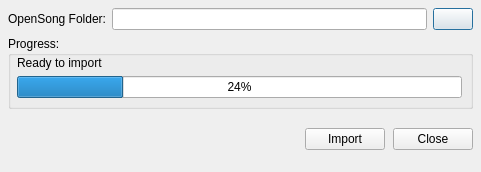
<?xml version="1.0" encoding="UTF-8"?>
<ui version="4.0">
 <class>OpenSongImportDialog</class>
 <widget class="QDialog" name="OpenSongImportDialog">
  <property name="geometry">
   <rect>
    <x>0</x>
    <y>0</y>
    <width>481</width>
    <height>172</height>
   </rect>
  </property>
  <property name="windowTitle">
   <string>OpenSong Song Importer</string>
  </property>
  <property name="windowIcon">
   <iconset>
    <normaloff>:/icon/openlp.org-icon-32.bmp</normaloff>:/icon/openlp.org-icon-32.bmp</iconset>
  </property>
  <layout class="QVBoxLayout" name="verticalLayout">
   <property name="spacing">
    <number>6</number>
   </property>
   <property name="margin">
    <number>8</number>
   </property>
   <item>
    <widget class="QWidget" name="ImportFileWidget" native="true">
     <property name="sizePolicy">
      <sizepolicy hsizetype="Preferred" vsizetype="Fixed">
       <horstretch>0</horstretch>
       <verstretch>0</verstretch>
      </sizepolicy>
     </property>
     <layout class="QHBoxLayout" name="horizontalLayout">
      <property name="spacing">
       <number>6</number>
      </property>
      <property name="margin">
       <number>0</number>
      </property>
      <item>
       <widget class="QLabel" name="ImportFileLabel">
        <property name="text">
         <string>OpenSong Folder:</string>
        </property>
       </widget>
      </item>
      <item>
       <widget class="QLineEdit" name="ImportFileLineEdit"/>
      </item>
      <item>
       <widget class="QPushButton" name="ImportFileSelectPushButton">
        <property name="text">
         <string/>
        </property>
        <property name="icon">
         <iconset resource="../images/openlp-2.qrc">
          <normaloff>:/imports/import_load.png</normaloff>:/imports/import_load.png</iconset>
        </property>
       </widget>
      </item>
     </layout>
    </widget>
   </item>
   <item>
    <widget class="QGroupBox" name="ProgressGroupBox">
     <property name="sizePolicy">
      <sizepolicy hsizetype="Expanding" vsizetype="Fixed">
       <horstretch>0</horstretch>
       <verstretch>0</verstretch>
      </sizepolicy>
     </property>
     <property name="title">
      <string>Progress:</string>
     </property>
     <layout class="QVBoxLayout" name="verticalLayout_4">
      <property name="spacing">
       <number>6</number>
      </property>
      <property name="leftMargin">
       <number>6</number>
      </property>
      <property name="topMargin">
       <number>0</number>
      </property>
      <property name="rightMargin">
       <number>8</number>
      </property>
      <property name="bottomMargin">
       <number>8</number>
      </property>
      <item>
       <widget class="QLabel" name="ProgressLabel">
        <property name="text">
         <string>Ready to import</string>
        </property>
       </widget>
      </item>
      <item>
       <widget class="QProgressBar" name="ProgressBar">
        <property name="value">
         <number>24</number>
        </property>
       </widget>
      </item>
     </layout>
    </widget>
   </item>
   <item>
    <widget class="QWidget" name="ButtonBarWidget" native="true">
     <layout class="QHBoxLayout" name="horizontalLayout_7">
      <property name="spacing">
       <number>8</number>
      </property>
      <property name="margin">
       <number>0</number>
      </property>
      <item>
       <spacer name="ButtonBarHSpacer">
        <property name="orientation">
         <enum>Qt::Horizontal</enum>
        </property>
        <property name="sizeHint" stdset="0">
         <size>
          <width>288</width>
          <height>20</height>
         </size>
        </property>
       </spacer>
      </item>
      <item>
       <widget class="QPushButton" name="ImportPushButton">
        <property name="text">
         <string>Import</string>
        </property>
       </widget>
      </item>
      <item>
       <widget class="QPushButton" name="ClosePushButton">
        <property name="text">
         <string>Close</string>
        </property>
       </widget>
      </item>
     </layout>
    </widget>
   </item>
  </layout>
 </widget>
 <resources>
  <include location="../images/openlp-2.qrc"/>
 </resources>
 <connections>
  <connection>
   <sender>ClosePushButton</sender>
   <signal>clicked()</signal>
   <receiver>OpenSongImportDialog</receiver>
   <slot>close()</slot>
   <hints>
    <hint type="sourcelabel">
     <x>424</x>
     <y>132</y>
    </hint>
    <hint type="destinationlabel">
     <x>288</x>
     <y>-25</y>
    </hint>
   </hints>
  </connection>
 </connections>
</ui>
